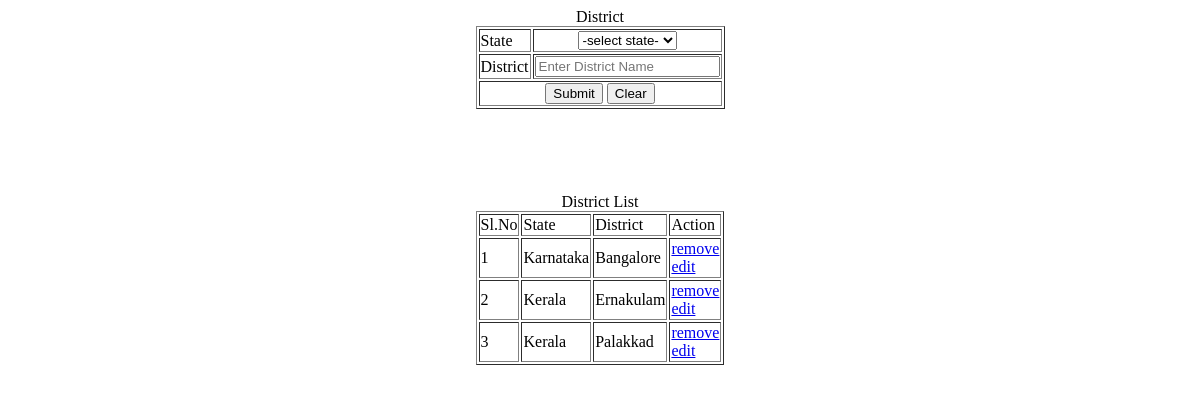
Before: /Project/Admin/District.php with the older database file.
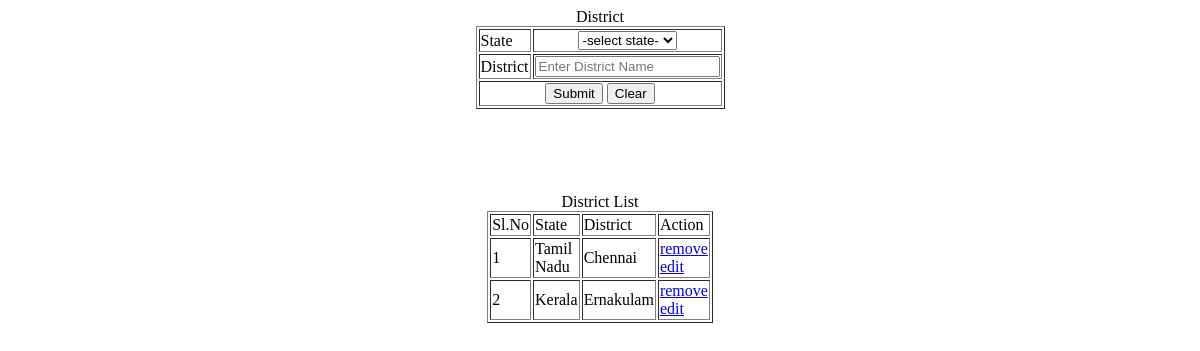
After: the same page with the newer database file.
### tables this page shows
CREATE TABLE `tbl_district` (
  `district_id` int(11) NOT NULL,
  `district_name` varchar(70) NOT NULL,
  `state_id` int(11) NOT NULL,
  `district_status` int(11) NOT NULL DEFAULT 0
);

CREATE TABLE `tbl_state` (
  `state_id` int(11) NOT NULL,
  `state_name` varchar(30) NOT NULL,
  `state_status` int(11) NOT NULL DEFAULT 0
);

### Project/Admin/District.php (the view, shortened to what this page needs)
<?php
include("../Assets/Connection/Connection.php");
$districtname="";
	  ?>
<!DOCTYPE html PUBLIC "-//W3C//DTD XHTML 1.0 Transitional//EN" "http://www.w3.org/TR/xhtml1/DTD/xhtml1-transitional.dtd">
<html xmlns="http://www.w3.org/1999/xhtml">
<head>
</head>
<body>
<div align="center">District
</div>
<form action="" method="post">
  <table width="200" border="1" align="center">
    <tr>
      <td>State</td>
      <td><label for="sel_state"></label>
        <div align="center">
          <select name="sel_state" id="sel_state">
            <option>-select state-</option>
          </select>
      </div></td>
    </tr>
    <tr>
      <td>District </td>
      <td><label for="txt_dist_name"></label>
      <input type="text" name="txt_dist_name" id="txt_dist_name" placeholder="Enter District Name" value="<?php echo $districtname ?>"/>
      </td>
    </tr>
    <tr>
      <td colspan="2"><div align="center">
        <input type="submit" name="btn_submit" id="btn_submit" value=         "Submit" />
        <input type="reset" name="btn_clear" id="btn_clear" value="Clear" />
      </div></td>
    </tr>
  </table>
  <p>&nbsp;</p>
  <p>&nbsp;</p>
  <div align="center">District List
</div>
 <table width="200" border="1" align="center">
  <tr>
    <td>Sl.No</td>
    <td>State</td>
    <td>District</td>
    <td>Action</td>
  </tr>
  <?php
  $i=0;
  $selQry="select * from tbl_district p inner join tbl_state d on p.state_id = d.state_id and district_status=0 ORDER BY district_name ASC";
  $row=$Con->query($selQry);
  while($data=$row->fetch_assoc())
  {
	  $i++;
  ?>
  <tr>
    <td><?php echo $i?></td>
    <td><?php echo $data['state_name']?></td>
    <td><?php echo $data['district_name']?></td>
    <td>
    <a href = "District.php?rid=<?php echo $data['district_id'] ?>">remove</a>
    <a href = "District.php?edit_id=<?php echo $data['district_id'] ?>">edit</a>
    </td>
  </tr>
  <?php
  }
  ?>
</table>
</form>
</body>
</html>

Changed rows visible on the page:
removed tbl_district: state.state_name "Karnataka", district_name "Bangalore"
removed tbl_district: state.state_name "Kerala", district_name "Palakkad"
added tbl_district: state.state_name "Tamil Nadu", district_name "Chennai"
